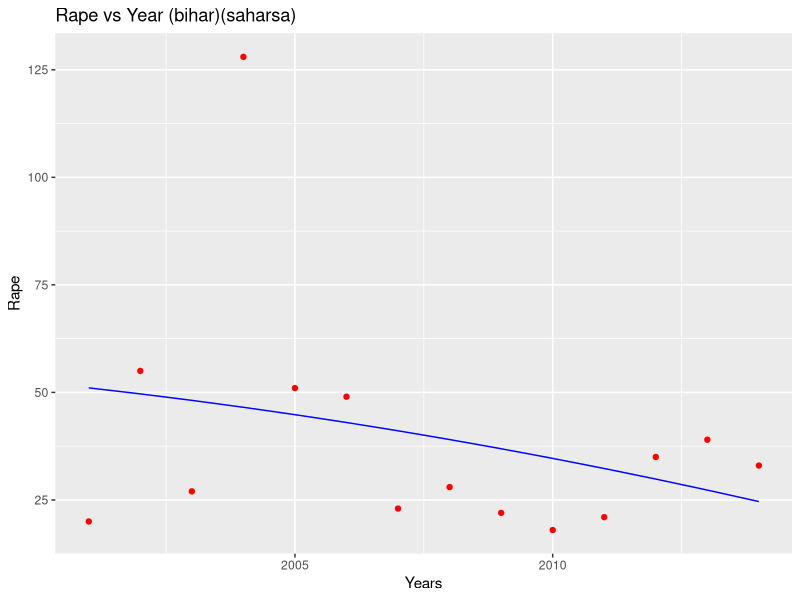

The R source for this figure:
# Polynomial Regression

# Importing the dataset
#setwd('C:/Users/DUCS/Desktop/fff/dm project/dm project')
dataset = read.csv('crime.csv')
# Splitting the dataset into the Training set and Test set
# install.packages('caTools')
library(caTools)
set.seed(123)
col<-dataset[,2]
colo.fac<-factor(col)
colo.fac
colo.fac<-as.numeric(colo.fac)
colo.fac
colo.fac<-as.factor(colo.fac)

dataset[,2]<-colo.fac

col<-dataset[,3]
colo.fac<-factor(col)
colo.fac
colo.fac<-as.numeric(colo.fac)
colo.fac
colo.fac<-as.factor(colo.fac)

dataset[,3]<-colo.fac


for(i in 1:length(dataset[,5]))
{ for(j in 5:11)
  if(dataset[i,j]=="NaN")
  {
    dataset[i,j]<-round(mean(dataset[,j],na.rm = TRUE),2)
  }
  
  
}


model_set = dataset[,2:5]
model_set[,5]<-model_set[,3]*model_set[,3]
model_set[,6]<-model_set[,3]^3
model_set[,7]<-model_set[,3]^4

#model_set<-cbind(training_set,dataset[,2])



train_set<-data.frame()
for(i in 1:length(model_set[,1]))
{   
  if(model_set[i,1]==6)
  {train_set<- rbind(train_set,model_set[i,])
  }
  
}

train_set=train_set[,-1]











poly_reg = lm(formula = Rape ~ .,
              data = train_set)
summary(poly_reg)




training1_set<-data.frame()

for(i in 1:length(train_set[,1]))
{   
  if(train_set[i,1]==107)
  {training1_set<- rbind(training1_set,train_set[i,])
  }
  
}
training1_set<-training1_set[,-1]
poly_reg = lm(formula = Rape ~ .,
              data = training1_set)

# Visualising the Linear Regression results
# install.packages('ggplot2')


# Visualising the Polynomial Regression results
# install.packages('ggplot2')
library(ggplot2)
ggplot() +
  geom_point(aes(x = training1_set$Year, y = training1_set$Rape),
             colour = 'red') +
  geom_line(aes(x = training1_set$Year, y = predict(poly_reg, newdata = training1_set)),
            colour = 'blue') +
  ggtitle('Rape vs Year (bihar)(saharsa)') +
  xlab('Years') +
  ylab('Rape')

# Visualising the Test set results

# Visualising the Regression Model results (for higher resolution and smoother curve)
# install.packages('ggplot2')

# Predicting a new result with Polynomial Regression


#test_set

test_set<-data.frame("Year"<-c(2016,2017,2018,2019))
names(test_set)[1]<-"Year"
test_set$V5<-test_set$Year^2
test_set$V6<-test_set$Year^3
test_set$V7<-test_set$Year^4

pred<-predict(poly_reg,test_set)
test_set$crulity_by_husband<-pred
write.csv(test_set,"rape_bihar(sahara).csv")
